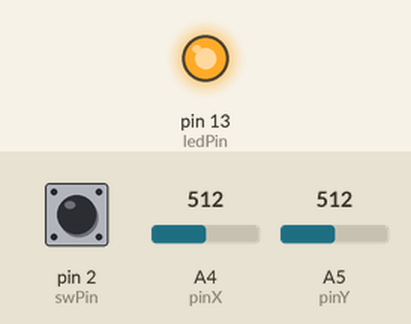
Simulated run of this sketch. Board: Arduino Uno, built with avr-gcc and run on an emulated ATmega328P. Shown: output pins drawn as LEDs (lit = HIGH). The inputs (shaded band) are chosen by the test bench; at power-on: pin 2 (swPin) HIGH, A4 (pinX) = 512, A5 (pinY) = 512. What the sketch prints to the serial monitor is not drawn.

Above: at 1.2 s.
1.3 s: pin 2 (swPin) pulled LOW for 0.15 s
At 1.38 s:
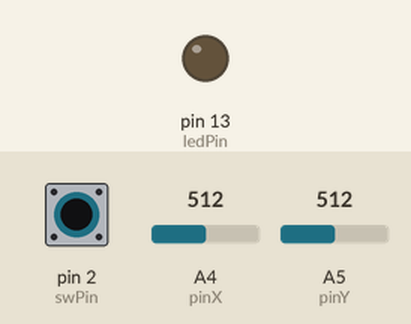
2.9 s: pin 2 (swPin) pulled LOW for 3.2 s
At 6.9 s:
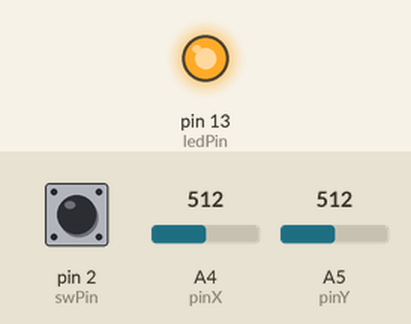
Timing chart, 0 to 8.4 s (numbered marks = the images above; inputs shaded):
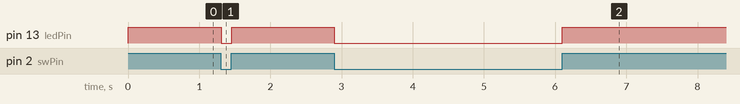

Measured:
- after the input at 1.3 s, pin 13 (ledPin): HIGH → LOW at once, → HIGH 0.15 s later
- after the input at 2.9 s, pin 13 (ledPin): HIGH → LOW at once, → HIGH 3.2 s later

The sketch:

joystick.ino
```cpp
#define pinX A4
#define pinY A5
#define swPin 2
#define ledPin 13


void setup() {
  Serial.begin(9600);

  pinMode(ledPin, OUTPUT);
  pinMode(pinX, INPUT);
  pinMode(pinY, INPUT);
  pinMode(swPin, INPUT);
  digitalWrite(swPin, HIGH);
}

void loop() {
  bool ledState = digitalRead(swPin);
  digitalWrite(ledPin, ledState);

  int X = analogRead(pinX);
  int Y = analogRead(pinY);

  Serial.print(X);
  Serial.print("\t");
  Serial.println(Y);

}
```
